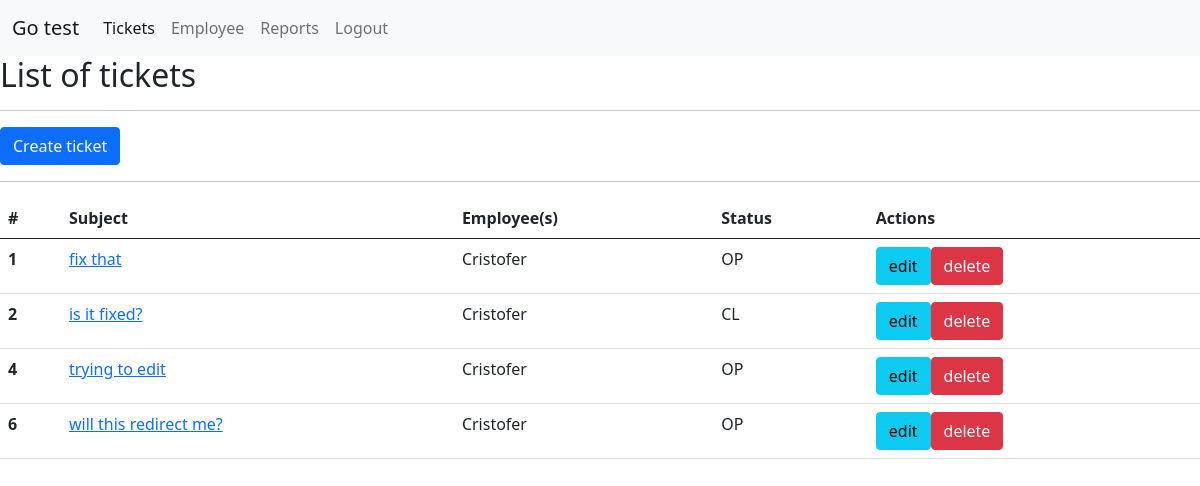
Before: / (signed in) with the older database file.
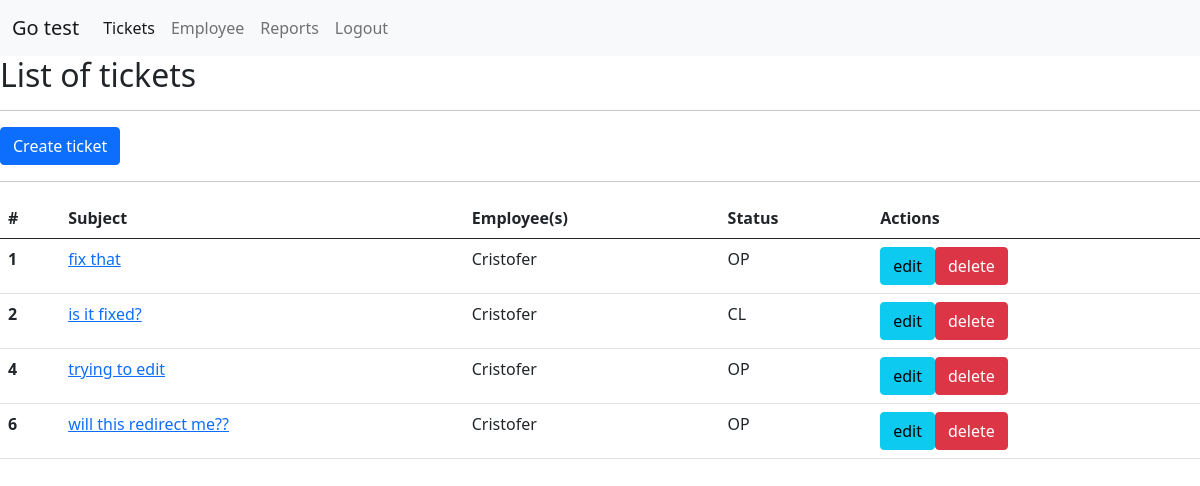
After: the same page with the newer database file.
### tickets/models.py (models this page shows, shortened)
class Ticket(models.Model):
    id = models.AutoField(primary_key=True)
    subject = models.CharField(max_length=100)
    employee = models.ForeignKey(Employee, on_delete=models.CASCADE)
    description= models.TextField(max_length=500)
    date = models.DateField(auto_now_add=True)
    status = models.CharField(max_length=50, choices=STATUS_OPTIONS)
    start_date = models.DateField(default=datetime.date.today)
    end_date = models.DateField(default=datetime.date.today)
    notes = models.TextField(null=True)

### employee/models.py (models this page shows)
class Employee(models.Model):
    id = models.AutoField(primary_key=True)
    first_name = models.CharField(max_length=100)
    last_name = models.CharField(max_length=100)
    email = models.EmailField(max_length=200)
    status = models.CharField(max_length=50, choices=STATUS_OPTIONS)
    password = models.CharField(max_length=100)
    def __str__(self):
        return self.first_name

### tickets/views.py (the view)
# urls.py: path('', views.index, name="ticket_list"),
@login_required(login_url='login')
def index(request):
    tickets = Ticket.objects.all()
    context={"tickets":tickets}
    return render(request, 'tickets/tickets_list.html', context)

### tickets/templates/tickets/tickets_list.html
{% extends 'tickets/base.html' %}
{% block content %}
<h2>List of tickets</h2>
<hr>
<table class="table">
<a class="btn btn-primary" href="{% url 'ticket_create' %}">Create ticket</a>
<hr>
  <thead>
    <tr>
      <th scope="col">#</th>
      <th scope="col">Subject</th>
      <th scope="col">Employee(s)</th>
      <th scope="col">Status</th>
      <th scope="col">Actions</th>
    </tr>
  </thead>
  <tbody>
  {% for ticket in tickets %}
    <tr>
      <th scope="row">{{ticket.id}}</th>
      <td><a href="{% url 'info_ticket' ticket.id %}">{{ticket.subject}}</a></td>
      <td>{{ticket.employee}}</td>
      <td>{{ticket.status}}</td>
      <td><a class="btn btn-info" href="{% url 'ticket_update' ticket.id %}"> edit </a><a class="btn btn-danger" href="{% url 'ticket_delete' ticket.id %}"> delete </a></td>
    </tr>
  {% endfor %}
  </tbody>
</table>
{% endblock content %}

Changed rows visible on the page:
changed Ticket id 6: subject "will this redirect me?" → "will this redirect me??"
